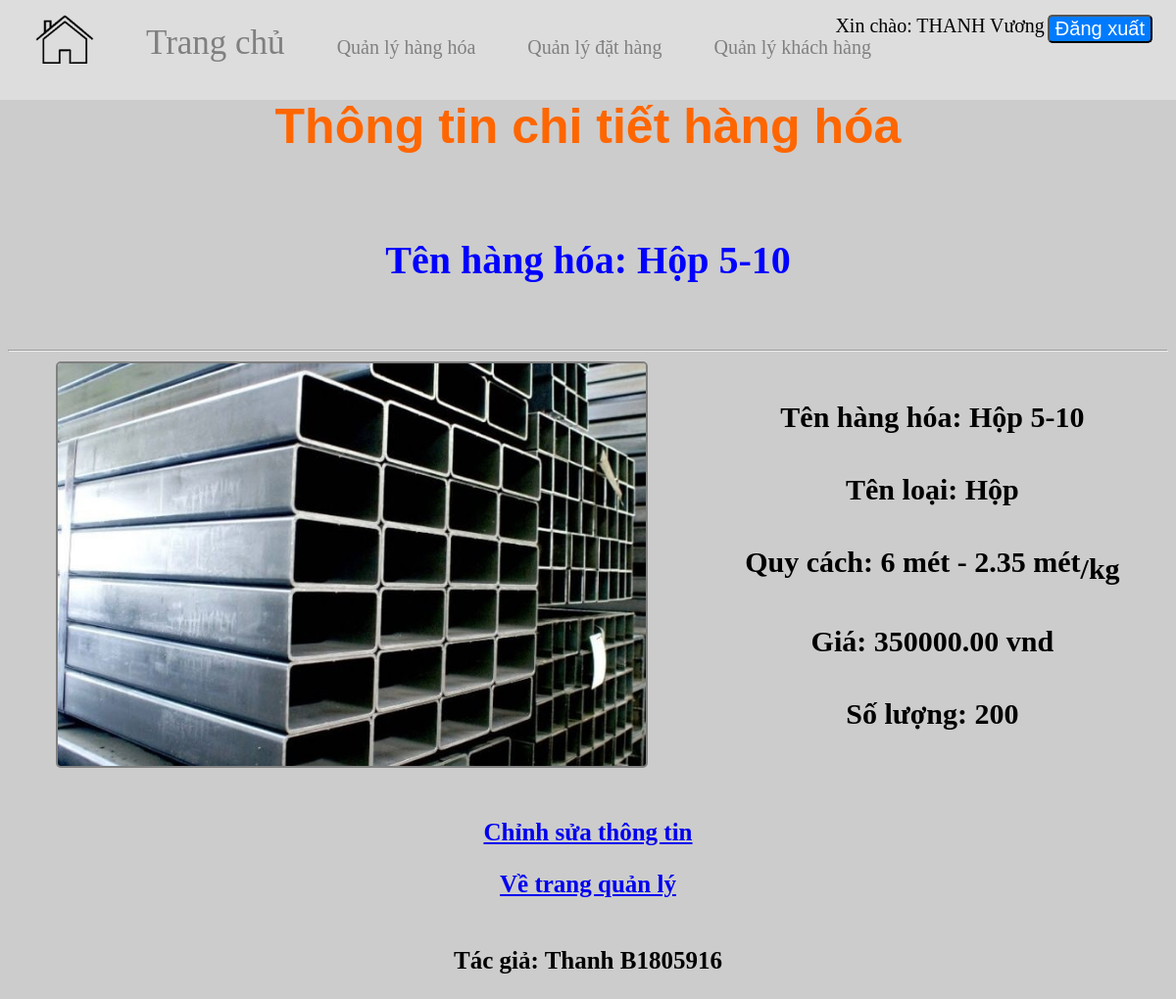
The app's page /admin/manage_pro/detail.php?id=1 (signed in) with its own data.
### tables this page shows
CREATE TABLE HangHoa
(
	MSHH INT AUTO_INCREMENT PRIMARY KEY,  
	TenHH NVARCHAR(30) NOT NULL,  
	QuyCach CHAR(7) NOT NULL,  
	Gia DECIMAL(15, 2) NOT NULL,  
	SoLuongHang INT NOT NULL,  
	MaLoaiHang INT NOT NULL,  
	FOREIGN KEY (MaLoaiHang) REFERENCES LoaiHangHoa(MaLoaiHangHoa),
	Location VARCHAR(128),  
	GhiChu NVARCHAR(128)  
);

CREATE TABLE LoaiHangHoa
(
	MaLoaiHangHoa INT AUTO_INCREMENT PRIMARY KEY,  
	TenLoaiHangHoa NVARCHAR(30) NOT NULL  
);

### dao/dao.php (called while the page is built, shortened)
<?php
abstract class DAO
{
    public function __construct($servername = "localhost", $username = "root", $password = "", $database = "quanlydathang")
    {
        $this->servername = $servername;
        $this->username = $username;
        $this->password = $password;
        $this->database = $database;
        $this->cnn = new mysqli($this->servername, $this->username, $this->password, $this->database);
    }
}
class ItemDAO extends DAO
{
    public function getItemById($id)
    {
        $sql = "SELECT hh.*, lhh.TenLoaiHangHoa TenLoai FROM HangHoa hh, LoaiHangHoa lhh
                WHERE hh.MaLoaiHang = lhh.MaLoaiHangHoa AND hh.MSHH = ?;";
        $stmt = $this->cnn->prepare($sql);
        $stmt->bind_param("i", $id);
        if ($stmt->execute()) {
            $item = $stmt->get_result()->fetch_assoc();
        }
        return $item;
    }
}

### admin/manage_pro/detail.php (the view, shortened to what this page needs)
<?php
    $path = $_SERVER['DOCUMENT_ROOT']."/CT428_WEB";
    require_once "$path/layouts/header-ad.php";
    $dao = new ItemDAO();
    $id = $_GET["id"];
    $item = $dao->getItemById($id);
    $img = $_PATH["img"].$item["MSHH"]."/".$item["Location"];
?>
<h1>Thông tin chi tiết hàng hóa</h1>
<h2 class="hdr" style="color:blue">Tên hàng hóa: <?php echo $item["TenHH"];?> </h2>
<hr>
    <div class="dtl">
        <img class=img-dis src="<?php echo $img;?>">
        <div>
            <div>Tên hàng hóa: <?php echo $item["TenHH"]; ?></div>
            <div>Tên loại: <?php echo $item["TenLoai"]; ?></div>
            <div>Quy cách: <?php
                $qc = explode("-",$item["QuyCach"]);
                echo $qc[0]." mét - ".$qc[1]." mét<sub>/kg</sub>";
            ?></div>
            <div>Giá: <?php echo $item["Gia"]." vnd"; ?></div>
            <div>Số lượng: <?php echo $item["SoLuongHang"]; ?></div>
        </div>
    </div>
<div class="lnk">
    <a href="edit.php?id=<?php echo $item["MSHH"];?>"><h3>Chỉnh sửa thông tin</h3></a>
    <a href="manage.php"><h3>Về trang quản lý</h3></a>
</div>

### src/css/styles.css (style rules this page uses)
.img-dis { width: 600px; border: solid 2px gray; border-radius: 5px; }
.dtl { display: grid; grid-template-columns: auto auto; justify-items: center; }
.dtl div > * { font-weight: 900; font-size: 30px; margin: 40px 0; }
.hdr { margin-bottom: 150px; }
* { font-size: 20px; }
.lnk { margin: 50px; }
.hdr { position: relative; top: 50px; margin-bottom: 10%; }
h1 { font-size: 50px; font-family: sans-serif; color: #FF6600; }
h2 { font-size: 40px; }
h3 { font-size: 25px; }
body { position: relative; background-color: #CCCCCC; }

### records on screen
hanghoa: TenHH "Hộp 5-10", MSHH+Location (picture), MaLoaiHang.TenLoaiHangHoa "Hộp", QuyCach "6", QuyCach "2.35", Gia "350000.00", SoLuongHang "200"

### other values on screen
$usr["HoTenNV"] "THANH Vương"
